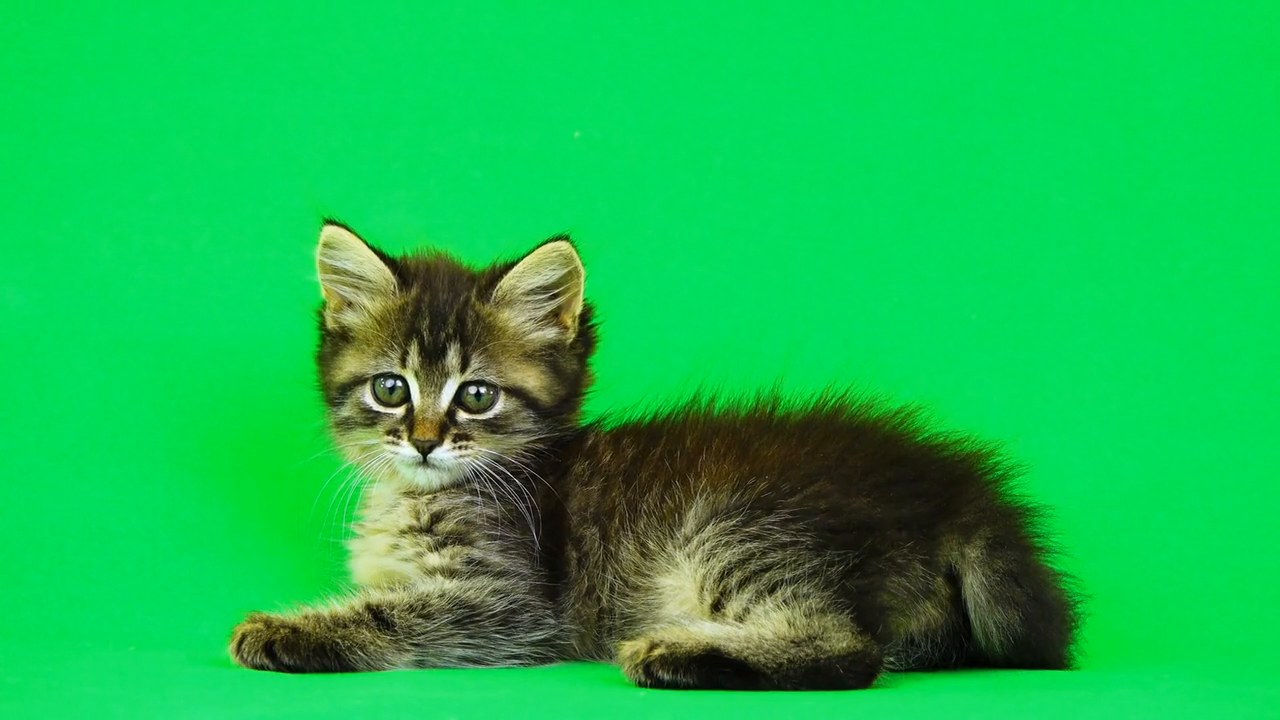
#> input picture frame 21 of videos/Greenscreen.mp4, 1280 x 720 px
$ python 18th_simpleVidThreshold.py
#> lines starting #> are read from the running program, lines starting #| are printed output that depends on the picture; after the words box and inside, x2 and y2 are one past the last pixel; in counts of white or black regions, pixels touching at a corner belong together
import cv2 as cv, numpy as np


#simple video thresholding
capture = cv.VideoCapture('videos\Greenscreen.mp4')
while True:
    isTrue, frame = capture.read()
#> frame is the input picture: shape (720, 1280, 3); mean B, G, R 78.8, 186.2, 22

    if isTrue:
        grayV = cv.cvtColor(frame, cv.COLOR_BGR2GRAY)
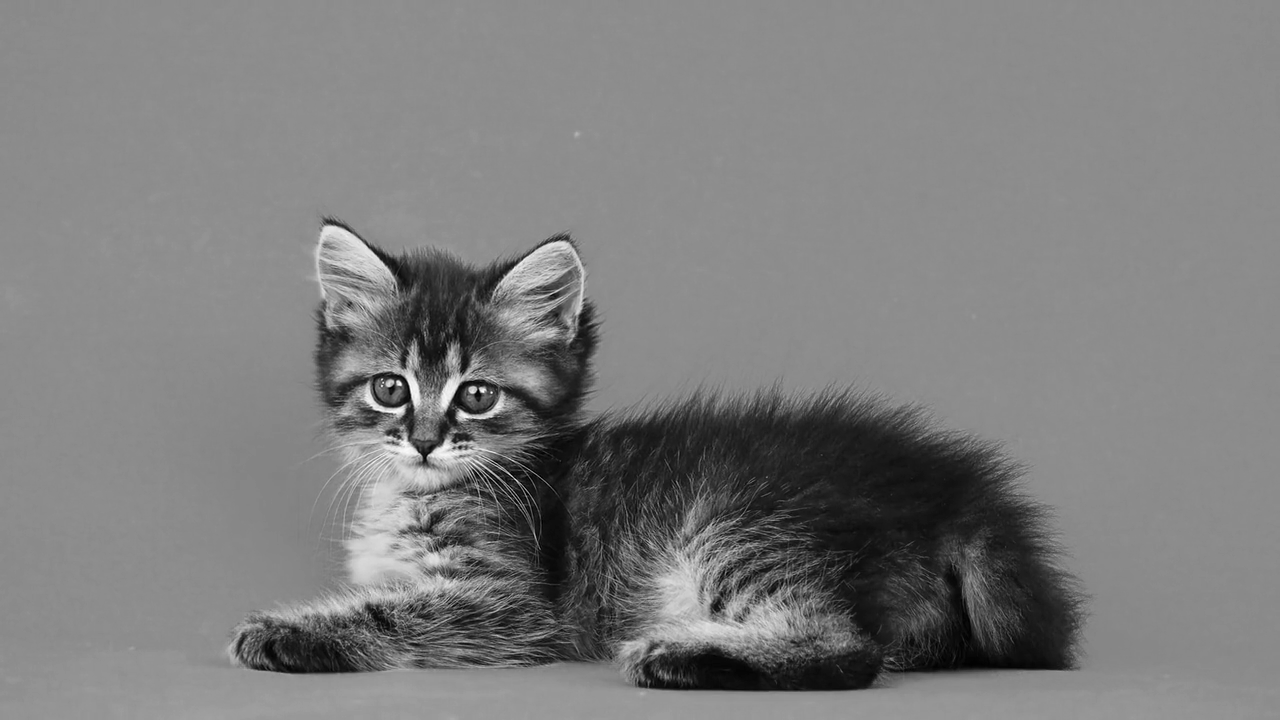
#> grayV: shape (720, 1280); min 0, max 255, mean 124.8
        ThresholdV, ThreshV = cv.threshold(grayV, 155, 255, cv.THRESH_BINARY)
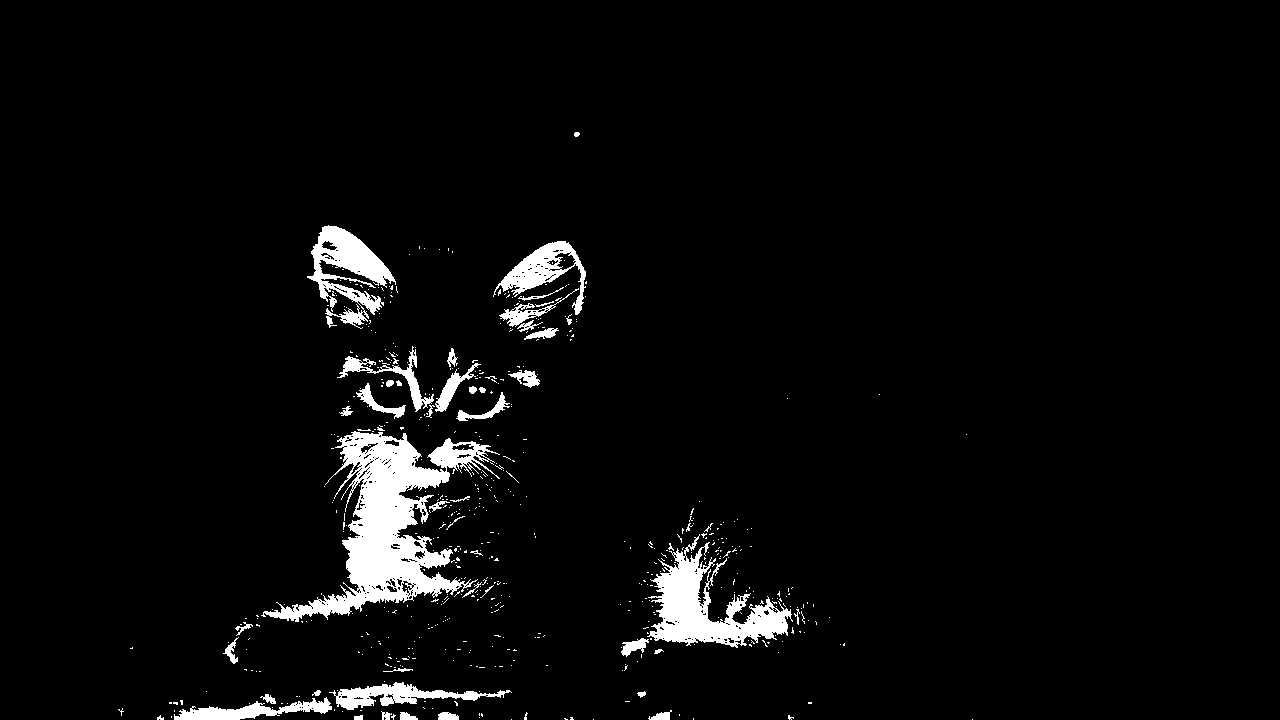
#> ThreshV: shape (720, 1280); 4.1% white; 577 white regions (529 under 20 px), largest, box (x1, y1, x2, y2) and area: (261, 431, 500, 622) 14402, (647, 534, 793, 648) 6332, (307, 225, 396, 329) 3799
        cv.imshow('Thresholded video', ThreshV)

        if cv.waitKey(20) & 0xFF==ord('q'):
#> (key q is pressed here)
            break

    else:
        break

cv.waitKey(0)

$ run again, starting later in the video
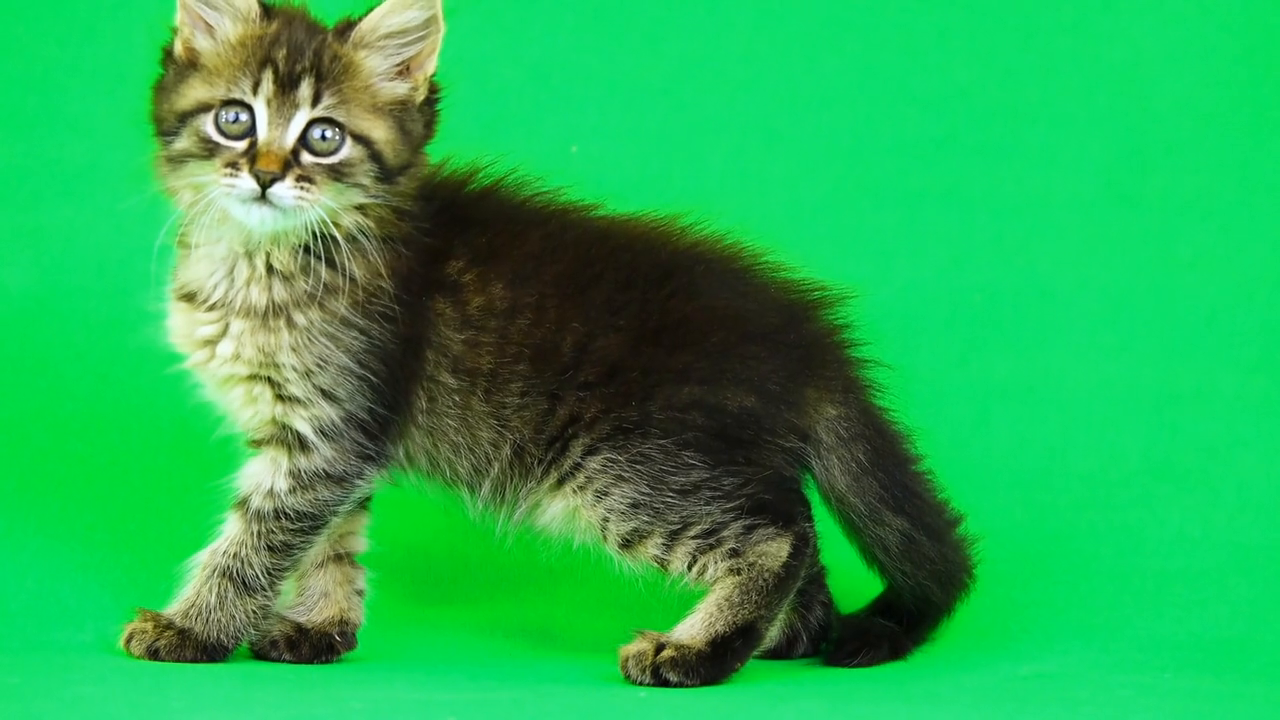
#> input picture frame 97 of videos/Greenscreen.mp4, 1280 x 720 px
#> frame is the input picture: shape (720, 1280, 3); mean B, G, R 83.2, 175.4, 37.8
#> `grayV = cv.cvtColor(frame, cv.COLOR_BGR2GRAY)`:
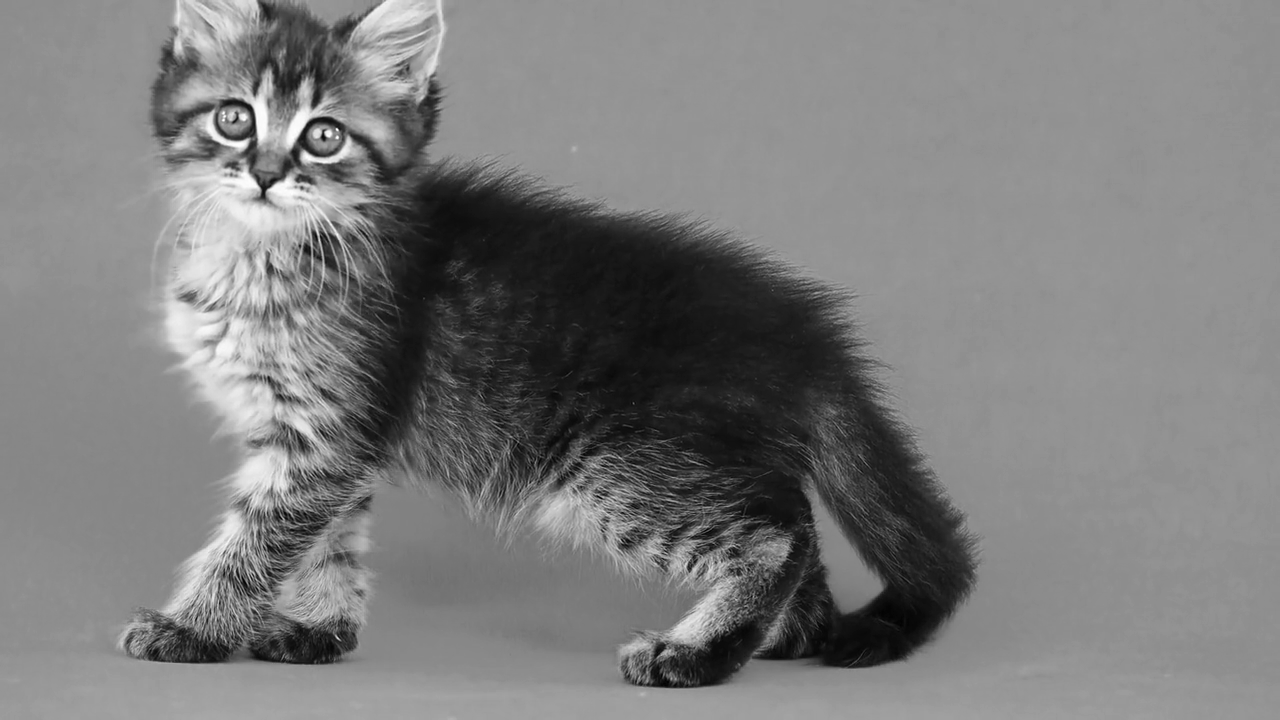
#> grayV: shape (720, 1280); min 2, max 255, mean 123.7
#> `ThresholdV, ThreshV = cv.threshold(grayV, 155, 255, cv.THRESH_BINARY)`:
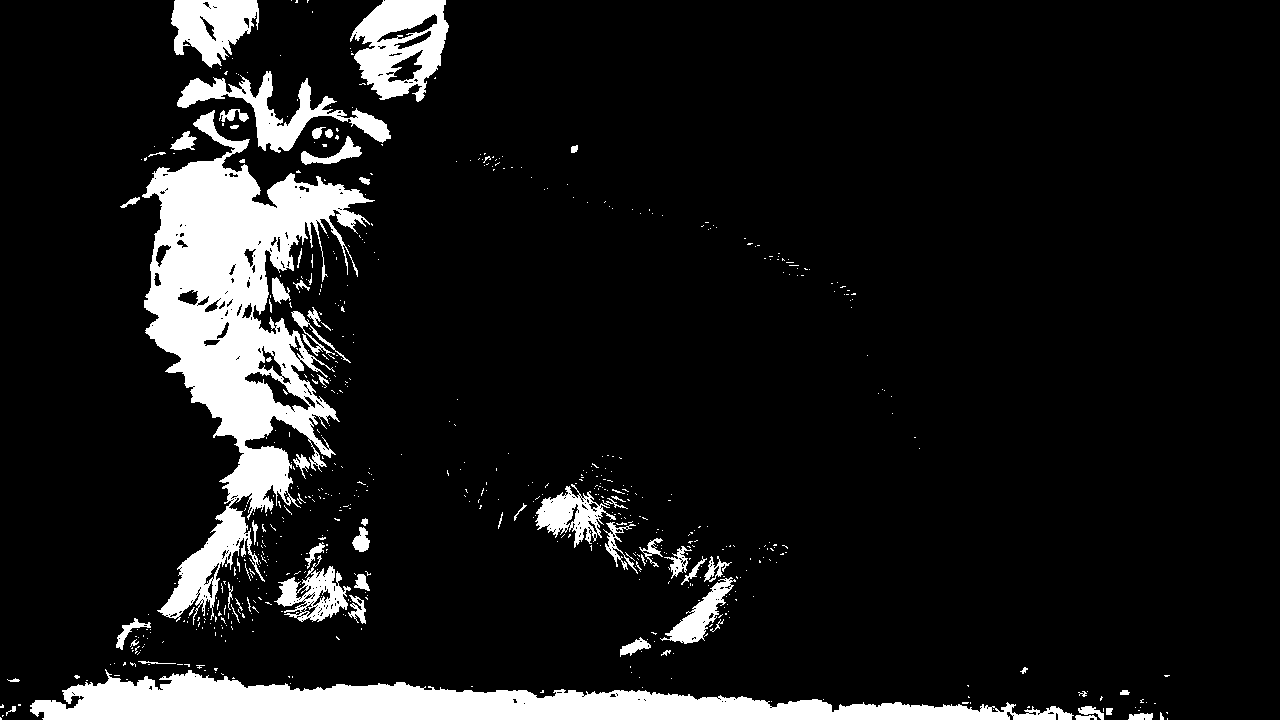
#> ThreshV: shape (720, 1280); 10.6% white; 635 white regions (567 under 20 px), largest, box (x1, y1, x2, y2) and area: (142, 110, 375, 625) 41946, (30, 669, 1074, 720) 27028, (350, 0, 449, 102) 5958

$ run again, starting later in the video
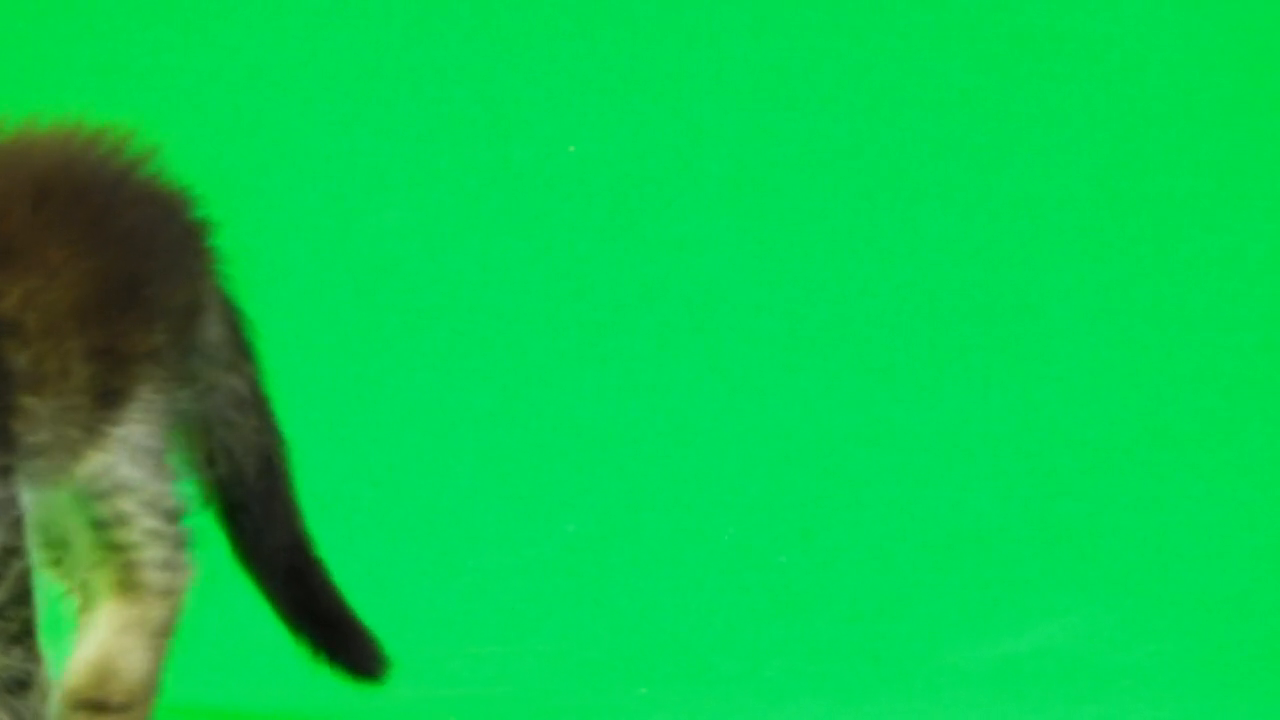
#> input picture frame 173 of videos/Greenscreen.mp4, 1280 x 720 px
#> frame is the input picture: shape (720, 1280, 3); mean B, G, R 79.4, 200.5, 11.2
#> `grayV = cv.cvtColor(frame, cv.COLOR_BGR2GRAY)`:
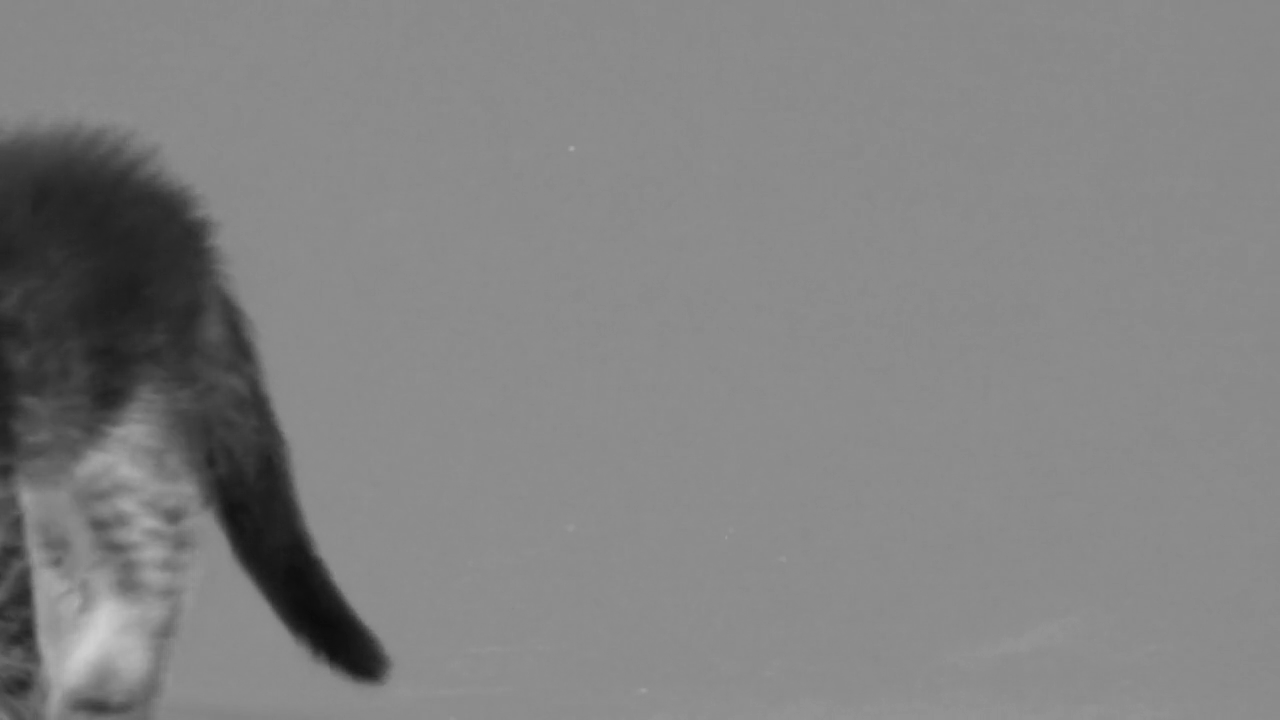
#> grayV: shape (720, 1280); min 11, max 207, mean 130.1
#> `ThresholdV, ThreshV = cv.threshold(grayV, 155, 255, cv.THRESH_BINARY)`:
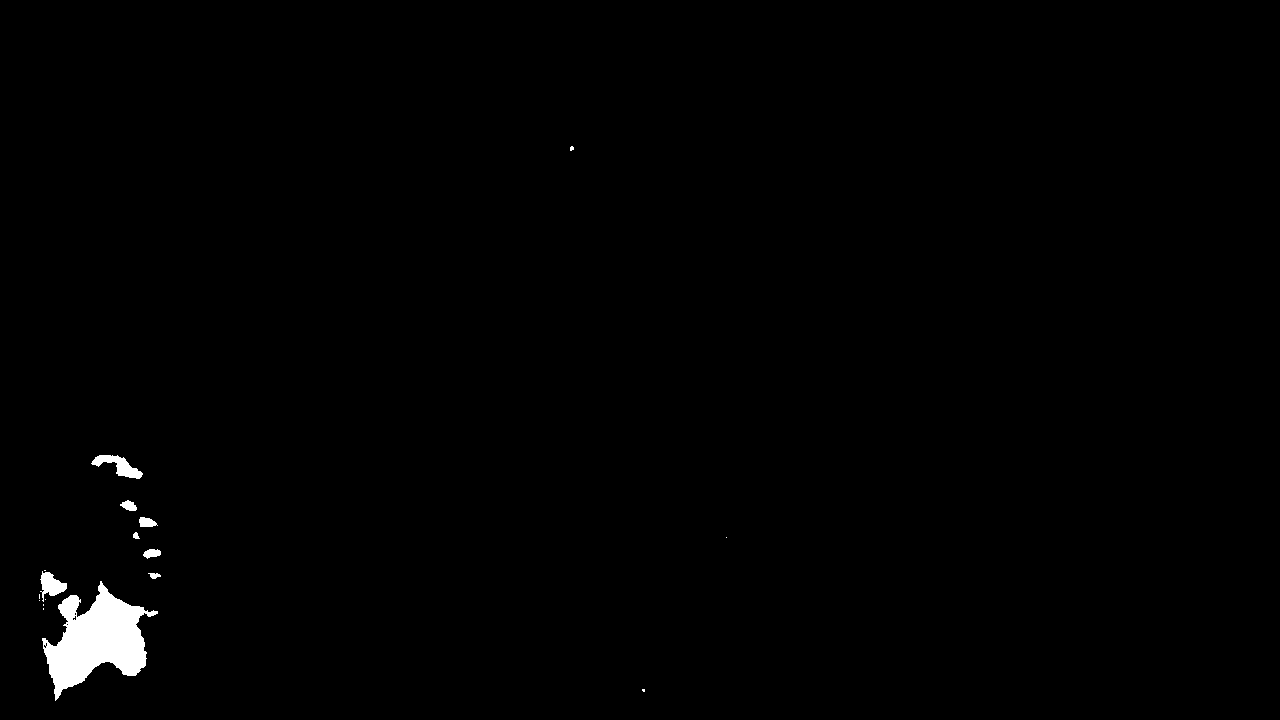
#> ThreshV: shape (720, 1280); 0.88% white; 17 white regions (9 under 20 px), largest, box (x1, y1, x2, y2) and area: (42, 581, 158, 701) 6684, (91, 455, 143, 479) 536, (40, 571, 67, 602) 427
